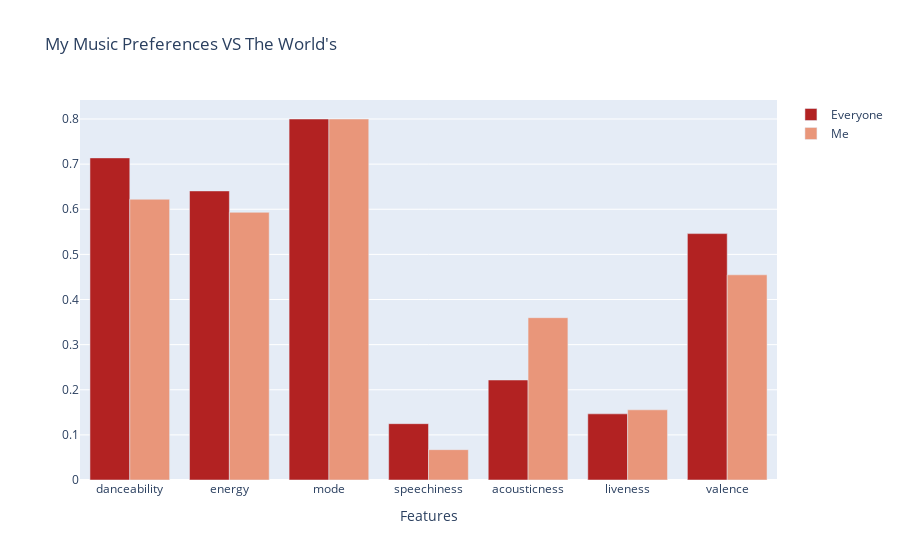

Write notebook code for a chart like this one.
### Code cell
trace1=go.Bar(x=compare_features['Feature'],y=compare_features['Everyone'],marker=dict(color='firebrick',opacity=1),name="Everyone")
trace2=go.Bar(x=compare_features['Feature'],y=compare_features['Me'],marker=dict(color='darksalmon',opacity=1),name="Me")

data=[trace1,trace2]

layout = go.Layout(title="My Music Preferences VS The World's",xaxis=dict(title="Features"),
                   barmode="group")

fig = go.Figure(data,layout)

fig.show()

### Figure 1 — Plotly figure (JSON) as saved in the notebook; plotly's stock layout.template omitted (floating-point values rounded to 4 significant figures)
{"data": [{"marker": {"color": "firebrick", "opacity": 1}, "name": "Everyone", "type": "bar", "x": ["danceability", "energy", "mode", "speechiness", "acousticness", "liveness", "valence"], "y": [0.7138, 0.6406, 0.8, 0.1248, 0.2216, 0.1466, 0.546]}, {"marker": {"color": "darksalmon", "opacity": 1}, "name": "Me", "type": "bar", "x": ["danceability", "energy", "mode", "speechiness", "acousticness", "liveness", "valence"], "y": [0.6221, 0.5932, 0.8, 0.06724, 0.3597, 0.1555, 0.4547]}], "layout": {"barmode": "group", "title": {"text": "My Music Preferences VS The World's"}, "xaxis": {"title": {"text": "Features"}}}}
